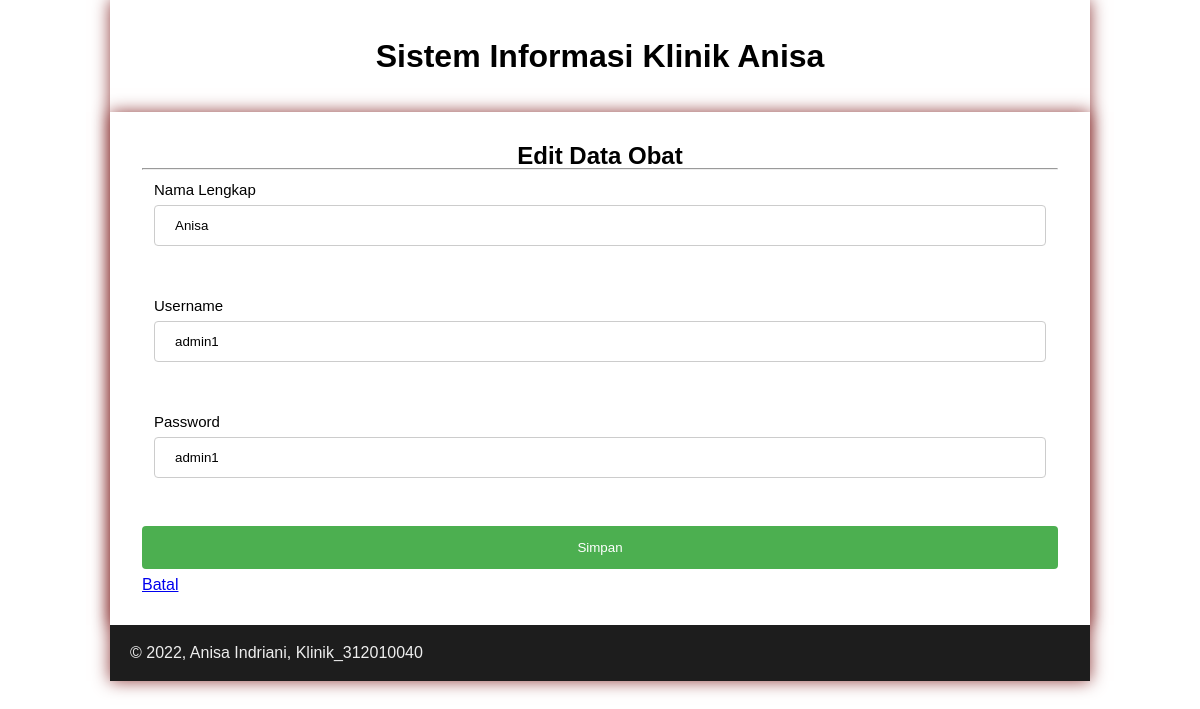
Screenshot of /user/user_ubah.php?id=111 (signed in) with the database file from the repository.
### tables this page shows
CREATE TABLE `user` (
  `id` int NOT NULL,
  `username` varchar(20) DEFAULT NULL,
  `password` varchar(32) DEFAULT NULL,
  `nama_lengkap` varchar(40) DEFAULT NULL
);

### user/user_ubah.php (the view, shortened to what this page needs)
<?php
include_once '../koneksi.php';
$id= $_GET['id'];
$sql = "SELECT * FROM user WHERE id='{$id}'";
$result = mysqli_query($con, $sql);
$data = mysqli_fetch_array($result);
?>
<?php require('../main/header.php'); ?>
<div id="container">
  <div class="hero" style="padding: 2rem;">
	<h2 align="center">Edit Data Obat</h2>
	<hr />
	<div class="main">
		<form method="post" action="user_ubah.php" enctype="multipart/form-data">
			<div class="input mb-3">
				<label class="col-sm-2 col-form-label">Nama Lengkap</label>
				<input type="text" class="form-control" name="nama_lengkap" value="<?= $data['nama_lengkap'];?>" />
			</div>
			<div class="input mb-3">
				<label class="col-sm-2 col-form-label">Username</label>
				<input type="text" class="form-control" name="username" value="<?= $data['username'];?>" />
			</div>
			<div class="input mb-3">
				<label class="col-sm-2 col-form-label">Password</label>
				<input type="text" class="form-control" name="password" value="<?= $data['password'];?>" />
			</div>
			<div class="submit">
				<input type="submit" name="submit" value="Simpan" />
				<a href="obat.php" role="button">Batal</a>
			</div>
		</form>
	</div>
  </div>
</div>
<?php require('../main/footer.php'); ?>

### style.css (style rules this page uses)
* { margin: 0; padding: 0; }
body { line-height:1; font-size:100%; font-family:'Open Sans', sans-serif; color:#000000; }
#container { width: 980px; margin: 0 auto; box-shadow: 0 0 1em #913e3e; }
body { font-family: sans-serif; }
.input { padding: 5px; }
.input, .msg, .area { width: 100%; padding: 10px; border: 2px solid white; box-sizing: border-box; font-size: 15px; margin-bottom: 20px; }
input[type=text], select { width: 100%; padding: 12px 20px; margin: 8px 0; display: inline-block; border: 1px solid #ccc; border-radius: 4px; box-sizing: border-box; }
input[type=submit] { width: 100%; background-color: #4CAF50; color: white; padding: 14px 20px; margin: 8px 0; border: none; border-radius: 4px; cursor: pointer; }

### rows the page displays
user: nama_lengkap "Anisa", username "admin1", password "admin1"
